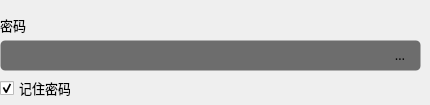
                <widget class="QWidget" name="tab_keyboard">
                 <attribute name="title">
                  <string>   Keyboard Interactive   </string>
                 </attribute>
                 <widget class="QToolButton" name="toolButton_6">
                  <property name="geometry">
                   <rect>
                    <x>380</x>
                    <y>40</y>
                    <width>40</width>
                    <height>30</height>
                   </rect>
                  </property>
                  <property name="sizePolicy">
                   <sizepolicy hsizetype="Expanding" vsizetype="Expanding">
                    <horstretch>0</horstretch>
                    <verstretch>0</verstretch>
                   </sizepolicy>
                  </property>
                  <property name="minimumSize">
                   <size>
                    <width>30</width>
                    <height>30</height>
                   </size>
                  </property>
                  <property name="maximumSize">
                   <size>
                    <width>40</width>
                    <height>30</height>
                   </size>
                  </property>
                  <property name="font">
                   <font>
                    <family>OPPOSans B</family>
                    <pointsize>10</pointsize>
                    <stylestrategy>PreferAntialias</stylestrategy>
                   </font>
                  </property>
                  <property name="styleSheet">
                   <string notr="true">QToolButton {
background-color: rgba(25, 25, 25,0);
border: 1px solid rgba(255, 255, 255, 0);
border-radius: 5px;
padding-left:10px;
padding-right:10px;
}

QToolButton::menu-indicator { 
	image: None;
}

 
QToolButton:hover {
background-color: rgba(25, 25, 25,0);
border: 1px solid rgba(255, 255, 255, 0);
border-radius: 5px;
padding-left:10px;
padding-right:10px;
}</string>
                  </property>
                  <property name="text">
                   <string>取消</string>
                  </property>
                  <property name="icon">
                   <iconset resource="../lib.qrc">
                    <normaloff>:/lib/eye1.png</normaloff>:/lib/eye1.png</iconset>
                  </property>
                  <property name="iconSize">
                   <size>
                    <width>14</width>
                    <height>14</height>
                   </size>
                  </property>
                 </widget>
                 <widget class="QCheckBox" name="checkBox_remember_password_2">
                  <property name="geometry">
                   <rect>
                    <x>0</x>
                    <y>80</y>
                    <width>71</width>
                    <height>16</height>
                   </rect>
                  </property>
                  <property name="font">
                   <font>
                    <family>OPPOSans B</family>
                    <pointsize>10</pointsize>
                    <stylestrategy>PreferAntialias</stylestrategy>
                   </font>
                  </property>
                  <property name="text">
                   <string>记住密码</string>
                  </property>
                  <property name="checked">
                   <bool>true</bool>
                  </property>
                 </widget>
                 <widget class="QLineEdit" name="lineEdit_password_data_2">
                  <property name="geometry">
                   <rect>
                    <x>0</x>
                    <y>40</y>
                    <width>421</width>
                    <height>31</height>
                   </rect>
                  </property>
                  <property name="minimumSize">
                   <size>
                    <width>0</width>
                    <height>30</height>
                   </size>
                  </property>
                  <property name="font">
                   <font>
                    <family>OPPOSans B</family>
                    <pointsize>10</pointsize>
                   </font>
                  </property>
                  <property name="styleSheet">
                   <string notr="true">background-color: rgb(25, 25, 25, 155);
border: 1px solid rgba(255, 255, 255, 0);
border-radius: 5px;
padding-left:10px;
padding-right:10px;</string>
                  </property>
                  <property name="text">
                   <string/>
                  </property>
                  <property name="echoMode">
                   <enum>QLineEdit::Password</enum>
                  </property>
                 </widget>
                 <widget class="QLabel" name="label_password_2">
                  <property name="geometry">
                   <rect>
                    <x>0</x>
                    <y>10</y>
                    <width>39</width>
                    <height>30</height>
                   </rect>
                  </property>
                  <property name="font">
                   <font>
                    <family>OPPOSans B</family>
                    <pointsize>10</pointsize>
                   </font>
                  </property>
                  <property name="text">
                   <string>密码</string>
                  </property>
                 </widget>
                 <zorder>checkBox_remember_password_2</zorder>
                 <zorder>lineEdit_password_data_2</zorder>
                 <zorder>label_password_2</zorder>
                 <zorder>toolButton_6</zorder>
                </widget>
